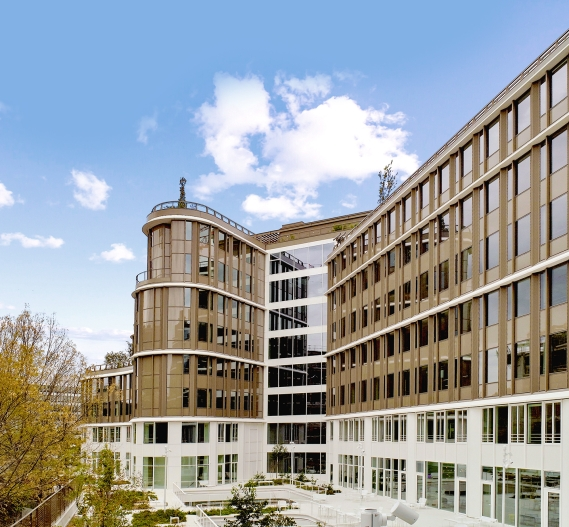
#> input picture TD - Filtre de Canny/image.jpg, 569 x 527 px, found by its file name
$ python 'Exo 2 - étape 1.py'
#> lines starting #> are read from the running program, lines starting #| are printed output that depends on the picture
import numpy as np
from PIL import Image
import matplotlib.pyplot as plt
from scipy.signal import convolve2d

from scipy.ndimage import gaussian_filter

# Charger l'image
filepath = r"D:\01_Travail_Etudes\01_Ecoles\CNAM\M2_2026-2027\Maths-info\CNAM_Maths-info\TD - Filtre de Canny\image.jpg"
img = Image.open(filepath)
#> img is the input picture: PIL image 569x527 RGB; mean R, G, B 153.1, 158.1, 161.6

# Convertir en matrice numpy
img_array = np.array(img)
taille = img_array.shape
#> taille = (527, 569, 3)
Hauteur = taille[0]
#> Hauteur = 527
Largeur = taille[1]
#> Largeur = 569

""" # Matrice de zéros
M = np.zeros((Hauteur, Largeur), dtype=int)

# 3. Calculer les niveaux de gris
R = img_array[:, :, 0]
V = img_array[:, :, 1]
B = img_array[:, :, 2]

M = 0.299 * R + 0.587 * V + 0.114 * B """

img_array_copie = img_array
img_array_copie = gaussian_filter(img_array_copie,sigma = 1.4)
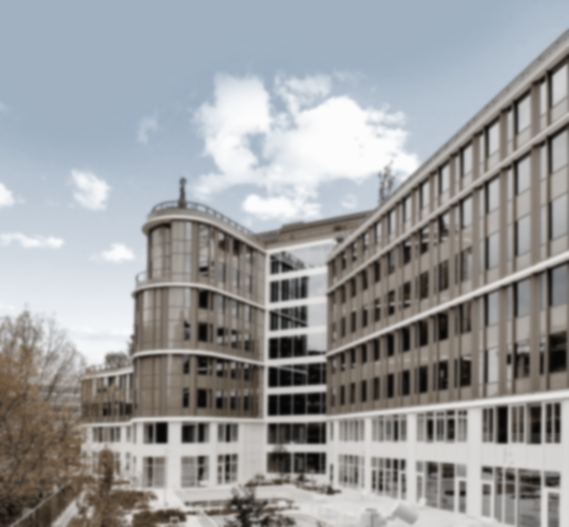
#> img_array_copie: shape (527, 569, 3); mean R, G, B 154.7, 156.1, 157.5

img_array_copie_ecart_05 = img_array
img_array_copie_ecart_2 = img_array
img_array_copie_ecart_05 = gaussian_filter(img_array_copie_ecart_05,sigma = 0.5)
img_array_copie_ecart_2 = gaussian_filter(img_array_copie_ecart_2,sigma = 2)
#gaussian_filter(img_array_copie,sigma = 1.4)


# 7. Afficher l'image originale
plt.figure(figsize=(18, 10))
plt.subplot(2, 3, 1) #2 lignes, 3 colonnes, 1er plot
plt.title("Image RGB")
plt.imshow(img_array)
plt.axis('off') # pas d'axes sur le graphique

""" # 8. Afficher l'image après le passage en grey scale
plt.subplot(2, 2, 2) #2 lignes, 2 colonnes, 2ème plot
plt.title("Image Grey scale")
plt.imshow(M, cmap='gray')
plt.axis('off') """

# 8. Afficher l'image après le flou gaussien
plt.subplot(2, 3, 4) #2 lignes, 2 colonnes, 2ème plot
plt.title("Image après le flou gaussien")
plt.imshow(img_array_copie_ecart_05)
plt.axis('off')

# 8. Afficher l'image après le flou gaussien
plt.subplot(2, 3, 5) #2 lignes, 2 colonnes, 2ème plot
plt.title("Image après le flou gaussien")
plt.imshow(img_array_copie)
plt.axis('off')

# 8. Afficher l'image après le flou gaussien
plt.subplot(2, 3, 6) #2 lignes, 2 colonnes, 2ème plot
plt.title("Image après le flou gaussien")
plt.imshow(img_array_copie_ecart_2)
plt.axis('off')

plt.show()
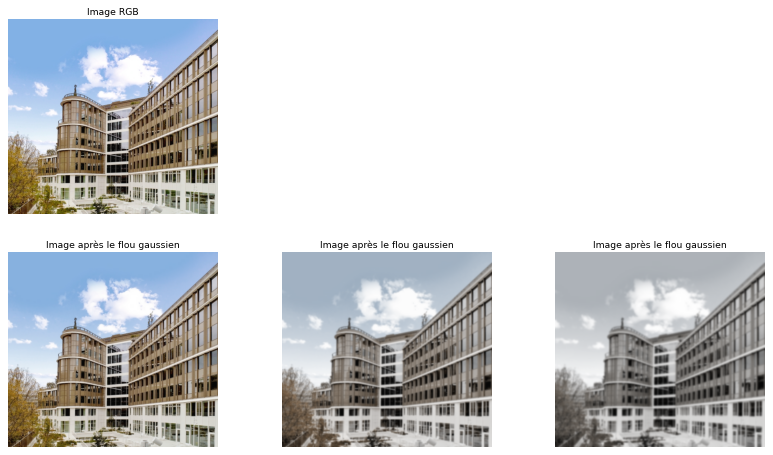
#> figure drawn by matplotlib, 4 panels
